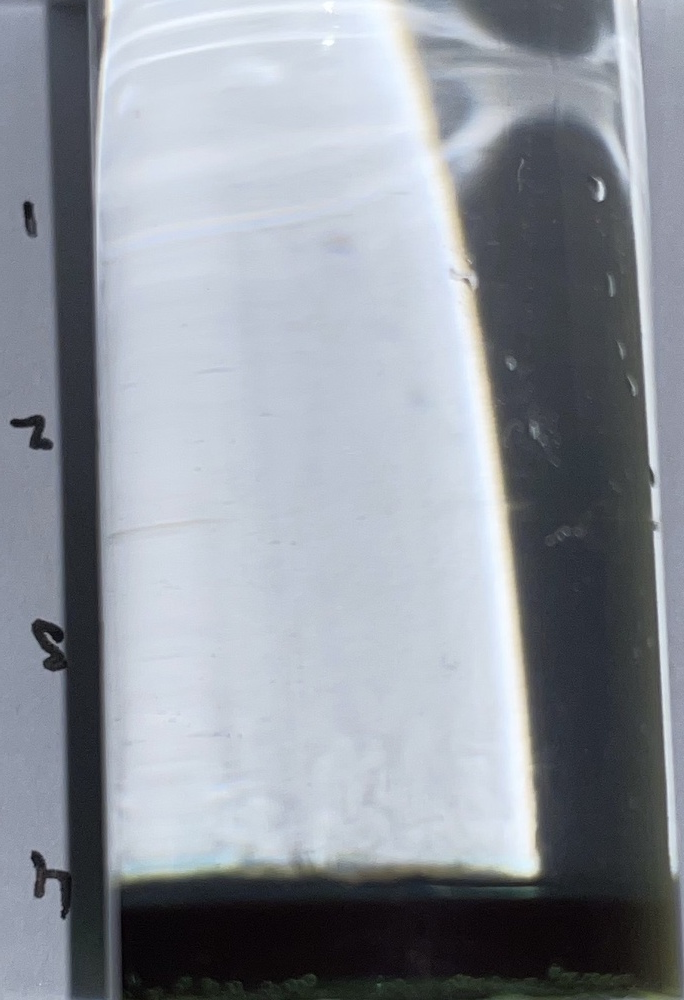
#> input picture images/green_40_0 - IMG_3205.jpeg, 684 x 1000 px, shrunk from 922 x 1347 before the run, found by its file name; its folder holds only this picture in this run
$ python process_script.py
#> lines starting #> are read from the running program, lines starting #| are printed output that depends on the picture
### processing/preprocess.py
import cv2
import numpy as np
import math
import matplotlib.pyplot as plt
from sklearn.linear_model import LinearRegression

class sigmoid():
    def __init__(self, a, b):
        self.a = a
        self.b = b

    def predict(self, x):
        return 1.0 / (1.0 + np.exp(self.a * x + self.b))

class preprocess():
    def __init__(self, image):
        self.image = cv2.imread(image)
        self.name = image[7:].split()[0]
        self.color = self.name.split("_")[0]
        self.conc = self.name.split("_")[1]
        self.t = self.name.split("_")[2]
        self.gray = cv2.cvtColor(self.image, cv2.COLOR_BGR2GRAY)
        self.fick = None

        x = np.arange(0, 1000).reshape(-1, 1)

        self.data = self.get_data(self.gray)
        # normalize data to between 0, 1
        self.data = (self.data - np.min(self.data)) / (np.max(self.data) - np.min(self.data))

        # Remove 1 and 0 (will cause over/underflow errors during scaling)
        self.data = np.where(self.data < 0.9999, self.data, 0.9999)
        self.data = np.where(self.data > 0.0001, self.data, 0.0001)

        # Scale data to linear

        i, j = self.get_linear(self.data)

        self.ydata = np.log((1 / self.data[i:j]) - 1)

        self.func = self.fit_func(x[i:j], self.ydata)

    def get_linear(self, x):
        for i in range(len(x)):
            if x[i] < 0.95:
                for j in range(len(x)):
                    if x[j] < 0.05:
                        return i, j

    def get_data(self, image):
        y, x = image.shape
        c_x = math.floor(x / 2)
        c_x2 = math.floor(x / 2 + 10)
        column_image = image[:, c_x:c_x2]
        data = self.horizontal_average(column_image)

        return data

    def horizontal_average(self, column_image):
        y, x = column_image.shape
        self.scale = x * 10
        column_average = np.zeros(y)
        for i in range(y):
            column_average[i] = np.average(column_image[i, :])

        column_average = 255 - column_average

        return np.flip(column_average)[:1000]

    def fit_func(self, x, y):
        model = LinearRegression().fit(x, y)
        alpha = model.coef_[0]
        beta = model.predict([[0]])[0]
        return sigmoid(alpha, beta)

### processing/ficks_regression.py
import os
from preprocess import preprocess
from preprocess import sigmoid
from scipy.special import erf, erfinv
from sklearn.linear_model import LinearRegression
import numpy as np
import pandas as pd
import matplotlib.pyplot as plt

class ficks():
    def __init__(self, c_s, c_0, D, b):
        self.c_s = c_s
        self.c_0 = c_0
        self.D = D
        self.b = b

    def predict(self, X, t):
        return self.c_s - (self.c_s - self.c_0) * erf((X + self.b) / (2.0 * np.sqrt(self.D * t)))

    def inverse(self, y, t):
        return (erfinv((y - self.c_s) / (self.c_s - self.c_0)) * 2.0) * np.sqrt(t)

# [35 lines left out: function match, not called in this run]

# [42 lines of commented-out code are left out]

### processing/process_script.py
import os
from preprocess import preprocess
import numpy as np
import matplotlib.pyplot as plt
from ficks_regression import ficks

shortcut = {"0" : 0, "1" : 1, "20" : 1, "40" : 2, "60" : 3}
times = {"0" : 0.25, "1" : 2*7*24}

image_names = os.listdir("images/")
processed_images = []
data = []

for n in image_names:
    if n[-4:] == "jpeg":
        proc_n = preprocess("images/" + n)
        processed_images.append(proc_n)
        data.append(proc_n.data)
#> this loop made 1 pass
#> (i in preprocess, j in preprocess) on pass 1: (0, 962)
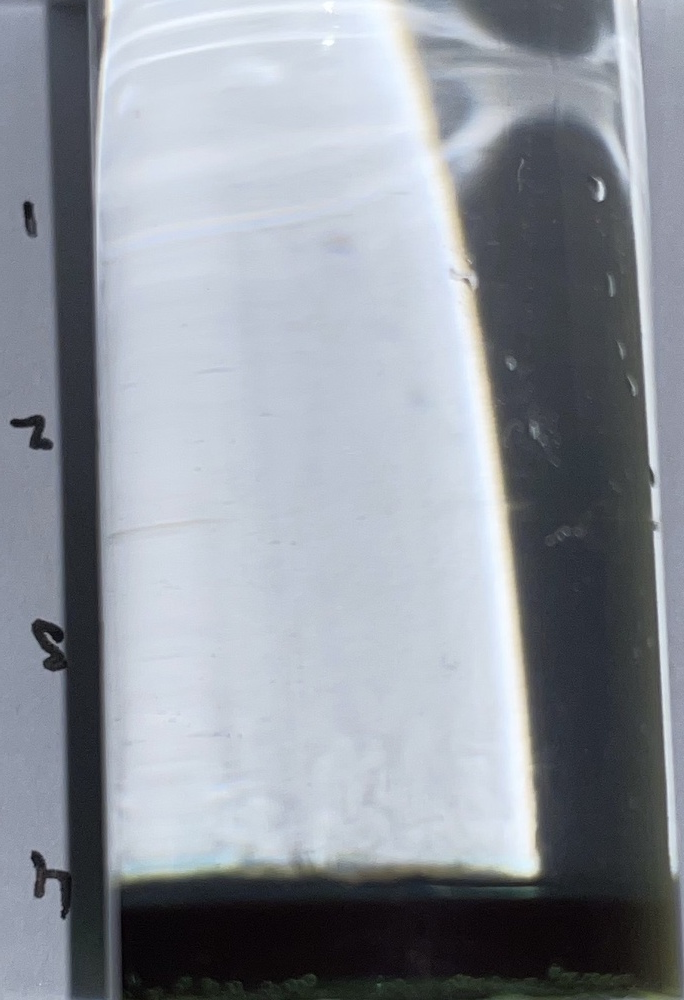
#> input picture images/green_40_0 - IMG_3205.jpeg, 684 x 1000 px, shrunk from 922 x 1347 before the run, found by its file name
#> after the loop, data = 1 item; processed_images = 1 item

ds = {'red_20_0': 4300.0, 'red_0_1': 175.0, 'red_20_1': 330.0, 'red_0_0': 2800.0,
      'green_40_1': 55.0, 'green_40_0': 1300.0, 'green_60_1': 2.0, 'green_60_0': 2200.0}
for i in processed_images:
    t = times[i.t]
    i.fick = ficks(0.5, 0, ds[i.name], i.func.b / i.func.a)
#> this loop made 1 pass
#> t on pass 1: 0.25


fig, axs = plt.subplots(2, 4)
fig.suptitle("Red + Green")
for i in processed_images:
    x = np.arange(0, 1000)
    t = times[i.t]
    ax = axs[shortcut[i.t]][shortcut[i.conc]]
    ax.plot(x, i.data, label=i.name, color=i.color)
    ax.plot(x, i.func.predict(x), label="sigmoid", color="blue")
    ax.plot(x, i.fick.predict(x, t), label="fick", color="orange")
    ax.legend()
    ax.set_title(i.color + "_" + i.conc + "_" + i.t)
#> this loop made 1 pass
#> t on pass 1: 0.25

plt.show()
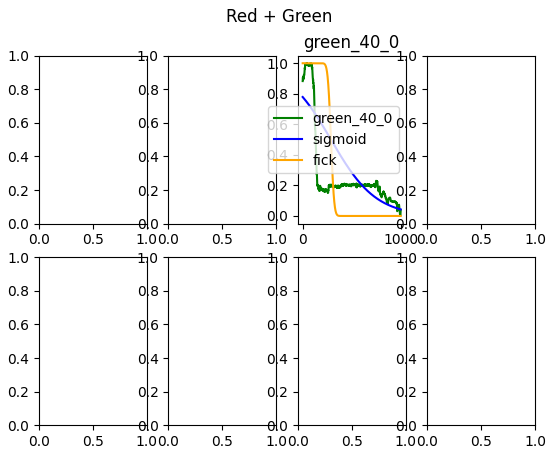
#> figure drawn by matplotlib, 1 panel; curve peaks at x = 86, y = 1; curve peaks at x = 0, y = 0.779; curve peaks at x = 0, y = 1

$ run again, on images/red_0_0 - IMG_3197.jpeg
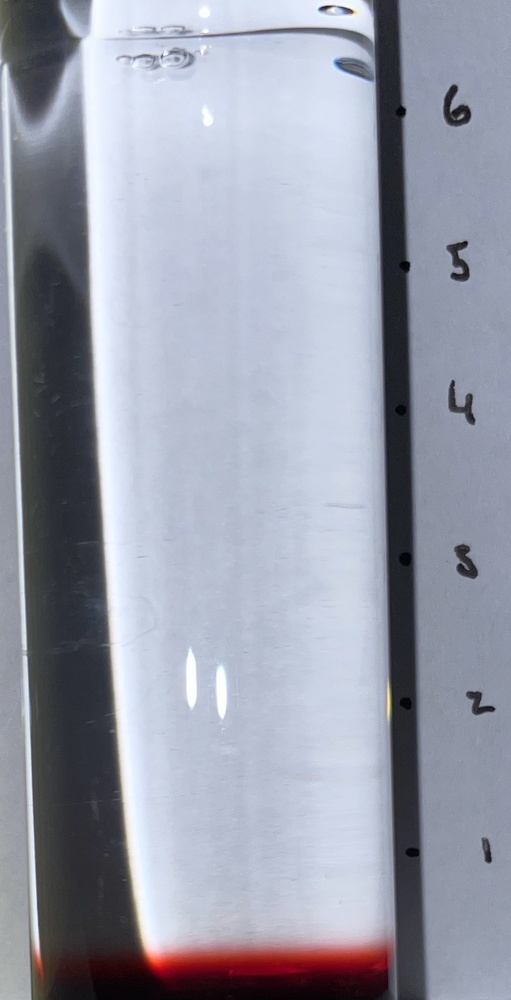
#> input picture images/red_0_0 - IMG_3197.jpeg, 511 x 1000 px, shrunk from 1162 x 2272 before the run, found by its file name
#> the loop `for n in image_names:` made 1 pass
#> (i in preprocess, j in preprocess) on pass 1: (22, 870)
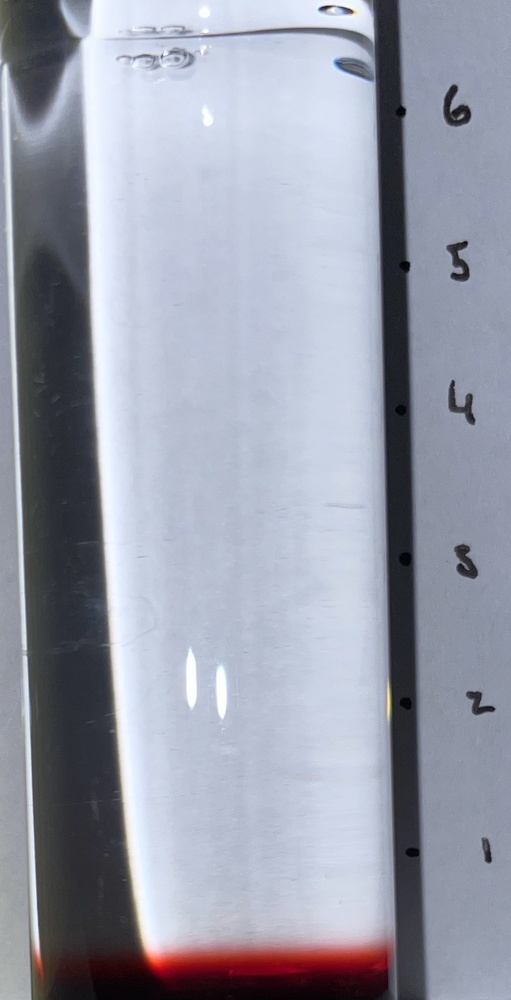
#> input picture images/red_0_0 - IMG_3197.jpeg, 511 x 1000 px, shrunk from 1162 x 2272 before the run, found by its file name
#> pass 1, in __init__, `self.gray = cv2.cvtColor(self.image, cv2.COLOR_BGR2GRAY)`:
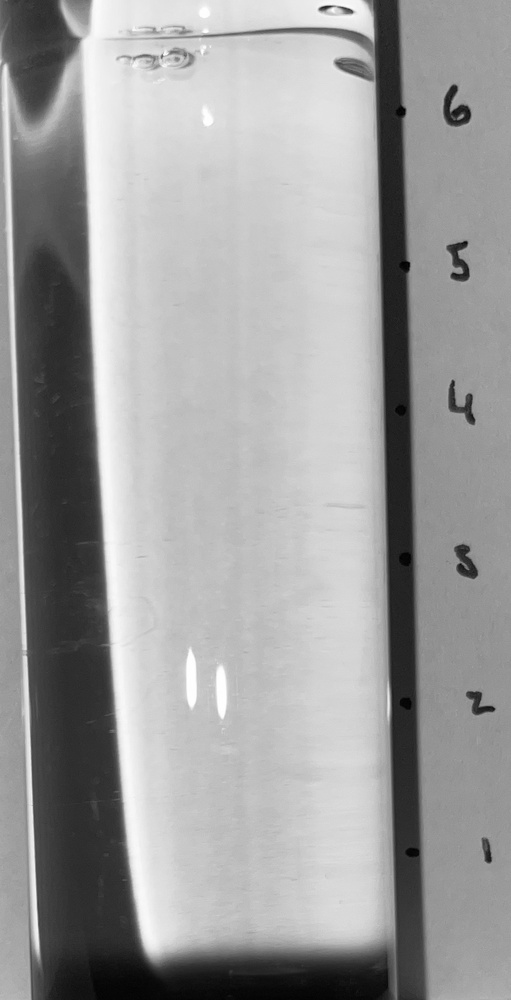
#> self.gray: shape (1000, 511); min 1, max 255, mean 157
#> after the loop `for n in image_names:`: data = 1 item
#> the loop `for i in processed_images:` made 1 pass
#> t on pass 1: 0.25
#> the loop `for i in processed_images:` made 1 pass
#> t on pass 1: 0.25
#> `plt.show()`:
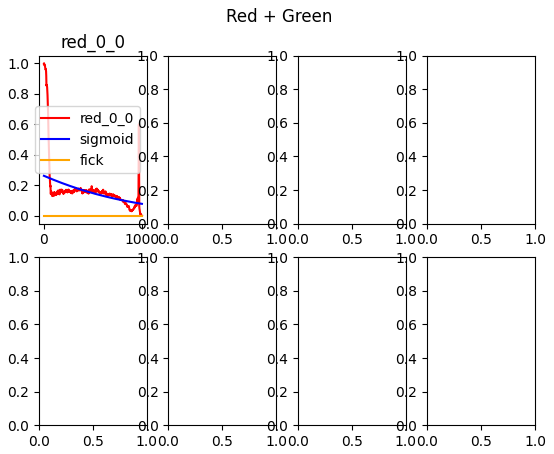
#> figure drawn by matplotlib, 1 panel; curve peaks at x = 2, y = 1; curve peaks at x = 0, y = 0.263

$ run again, on images/red_20_0 - IMG_3203.jpeg
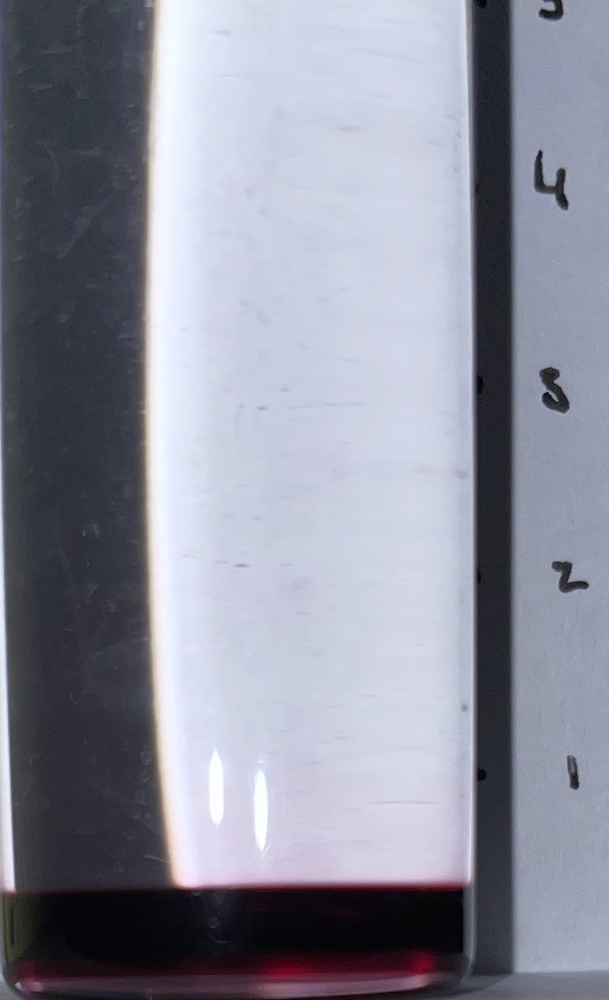
#> input picture images/red_20_0 - IMG_3203.jpeg, 609 x 1000 px, shrunk from 1083 x 1778 before the run, found by its file name
#> the loop `for n in image_names:` made 1 pass
#> (i in preprocess, j in preprocess) on pass 1: (0, 166)
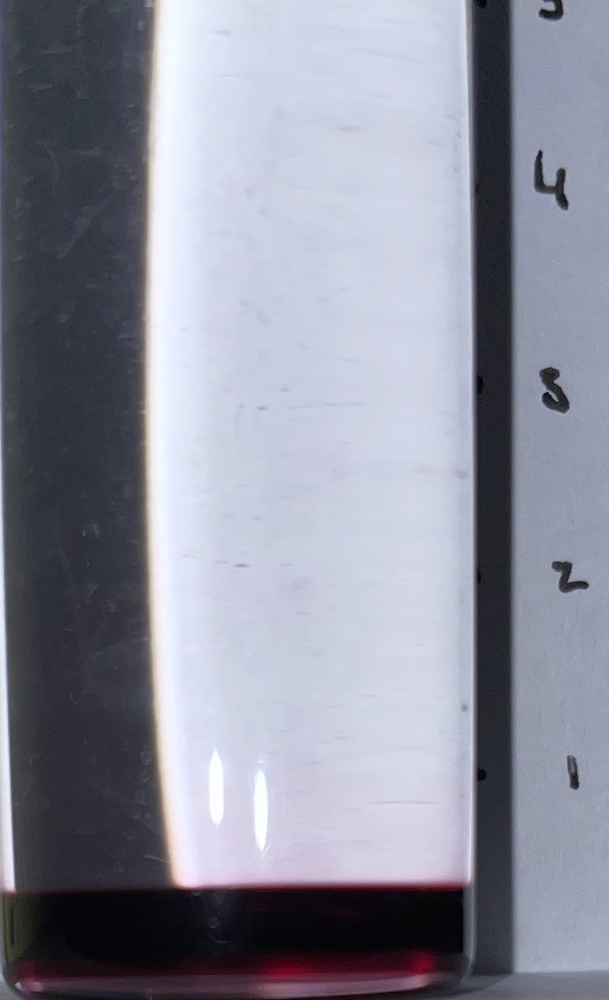
#> input picture images/red_20_0 - IMG_3203.jpeg, 609 x 1000 px, shrunk from 1083 x 1778 before the run, found by its file name
#> after the loop `for n in image_names:`: data = 1 item
#> the loop `for i in processed_images:` made 1 pass
#> t on pass 1: 0.25
#> the loop `for i in processed_images:` made 1 pass
#> t on pass 1: 0.25
#> `plt.show()`:
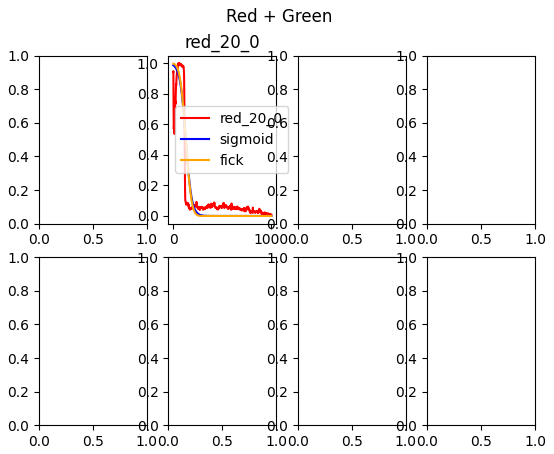
#> figure drawn by matplotlib, 1 panel; curve peaks at x = 52, y = 1; curve peaks at x = 0, y = 0.987; curve peaks at x = 0, y = 0.997
